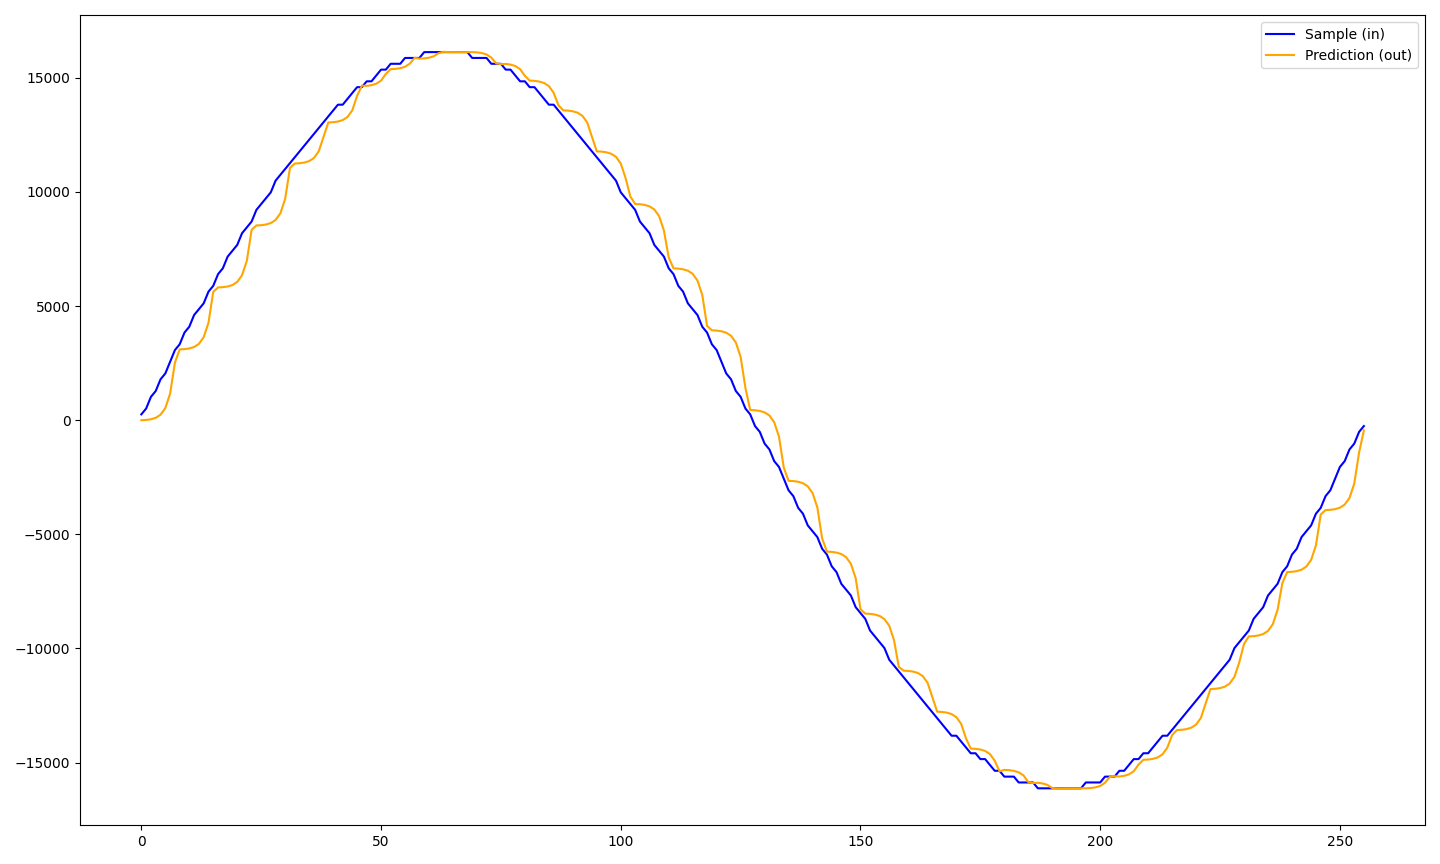

Python code for this plot:
import numpy as np
import matplotlib.pyplot as plt

def s16(value):
    return -(value & 0x8000) | (value & 0x7fff)

lines_s = open("wave.dat").readlines()
data_s = [s16(int(s, 16) << 8) for s in lines_s]

lines_p = open("out.dat").readlines()
data_p = [s16(int(s, 16)) for s in lines_p]


plt.rcParams["figure.figsize"] = [256, 256]
plt.rcParams["figure.autolayout"] = True


x = np.array(range(0, 256))
ys = np.array(data_s)
yp = np.array(data_p)
plt.plot(x,ys, color="blue", label="Sample (in)")
plt.plot(x,yp, color="orange", label="Prediction (out)")

plt.legend()
plt.tight_layout()
plt.show()
